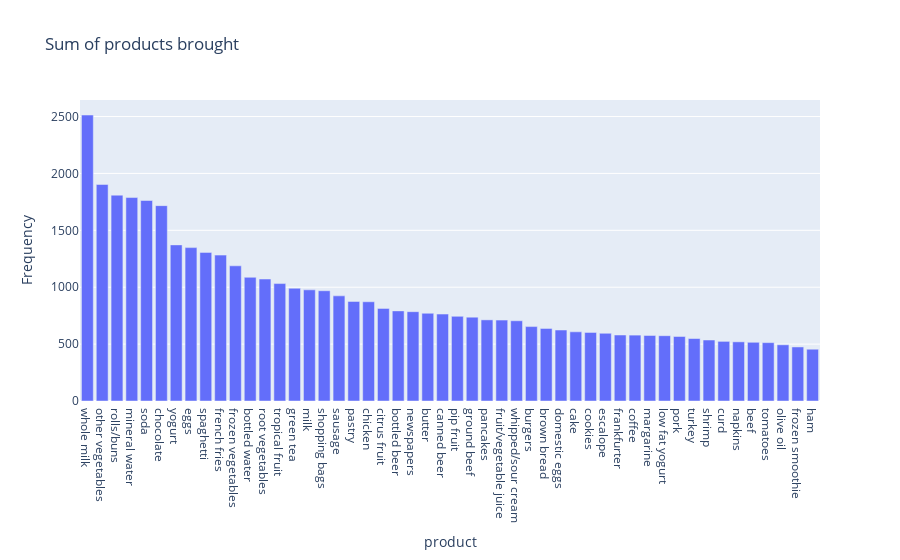

Notebook source saved alongside this figure:
### Code cell
fig = px.bar((df.sum()).sort_values(ascending=False)[:50],labels=None,title="Sum of products brought")
fig.update_layout(xaxis_title="product",yaxis_title="Frequency",showlegend=False)

### Figure 1 — Plotly figure (JSON) as saved in the notebook; plotly's stock layout.template omitted (floating-point values rounded to 4 significant figures)
{"data": [{"alignmentgroup": "True", "hovertemplate": "variable=0<br>index=%{x}<br>value=%{y}<extra></extra>", "legendgroup": "0", "marker": {"color": "#636efa", "pattern": {"shape": ""}}, "name": "0", "offsetgroup": "0", "orientation": "v", "showlegend": true, "textposition": "auto", "type": "bar", "x": ["whole milk", "other vegetables", "rolls/buns", "mineral water", "soda", "chocolate", "yogurt", "eggs", "spaghetti", "french fries", "frozen vegetables", "bottled water", "root vegetables", "tropical fruit", "green tea", "milk", "shopping bags", "sausage", "pastry", "chicken", "citrus fruit", "bottled beer", "newspapers", "butter", "canned beer", "pip fruit", "ground beef", "pancakes", "fruit/vegetable juice", "whipped/sour cream", "burgers", "brown bread", "domestic eggs", "cake", "cookies", "escalope", "frankfurter", "coffee", "margarine", "low fat yogurt", "pork", "turkey", "shrimp", "curd", "napkins", "beef", "tomatoes", "olive oil", "frozen smoothie", "ham"], "xaxis": "x", "y": [2513, 1903, 1809, 1788, 1762, 1717, 1372, 1348, 1306, 1282, 1188, 1087, 1072, 1032, 991, 977, 969, 924, 875, 872, 814, 792, 785, 771, 764, 744, 737, 713, 711, 705, 654, 638, 624, 608, 603, 595, 580, 579, 576, 574, 567, 549, 536, 524, 520, 516, 513, 494, 475, 455], "yaxis": "y"}], "layout": {"autosize": true, "barmode": "relative", "legend": {"title": {"text": "variable"}, "tracegroupgap": 0}, "showlegend": false, "title": {"text": "Sum of products brought"}, "xaxis": {"anchor": "y", "autorange": true, "domain": [0, 1], "range": [-0.5, 49.5], "title": {"text": "product"}, "type": "category"}, "yaxis": {"anchor": "x", "autorange": true, "domain": [0, 1], "range": [0, 2645.0], "title": {"text": "Frequency"}, "type": "linear"}}}
